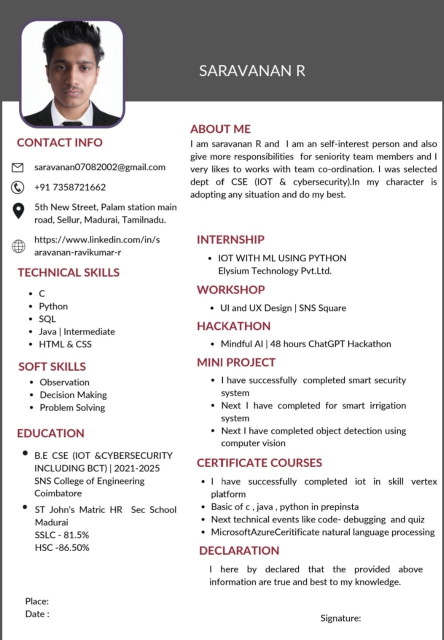
#> input picture saravanan .jpg, 887 x 1280 px, given in place of the camera (shown at 1/2 size)
$ python datacollectionoffacerecognition.py
#> lines starting #> are read from the running program, lines starting #| are printed output that depends on the picture; after the words box and inside, x2 and y2 are one past the last pixel; in counts of white or black regions, pixels touching at a corner belong together
import os
import cv2

# Initializing the algorithm of Haar Cascade frontal face
alg = "haarcascade_frontalface_default.xml"

# Loading the algorithm into the variable
haarcascade = cv2.CascadeClassifier(alg)

# Create a path for saving the image data
dataset = "D:/datacollection/saravanan"
folder_name = "myname"
path = os.path.join(dataset, folder_name)  # Creating a path for the folder

# Next, create a folder for a specific path
if not os.path.exists(path):  # Check if the folder is created or not in the specific path
    os.makedirs(path)  # Use os.makedirs to create the folder and any necessary parent folders

cap = cv2.VideoCapture(0)
count = 1

while count <= 51:
    _, img = cap.read()
#> img is the input picture: shape (1280, 887, 3); mean B, G, R 217, 216.8, 218.1
    print("count", count)
    gray_img = cv2.cvtColor(img, cv2.COLOR_BGR2GRAY)
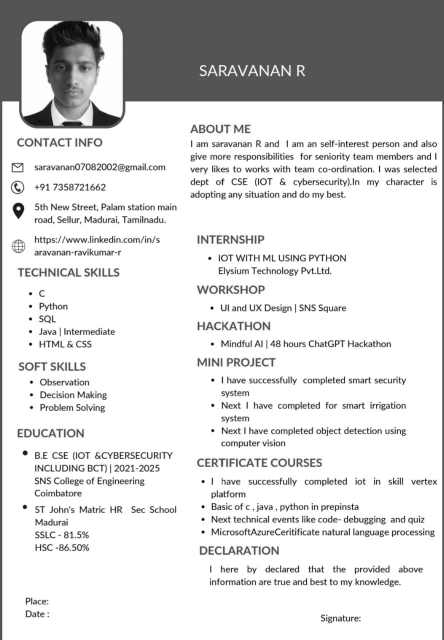
#> gray_img: shape (1280, 887) (shown at 1/2 size); min 0, max 255, mean 217.2
    faces = haarcascade.detectMultiScale(gray_img, 1.3, 4)
#> faces = [[82, 87, 125, 125]]

    for (x, y, w, h) in faces:
        cv2.rectangle(img, (x, y), (x + w, y + h), (0, 255, 0), 3)
        face = gray_img[y:y + h, x:x + w]
        face_resize = cv2.resize(face, (150, 160))
        cv2.imwrite(os.path.join(path, f'face_{count}.png'), face_resize)
#> this loop made 1 pass
#> pass 1, `face = gray_img[y:y + h, x:x + w]`:
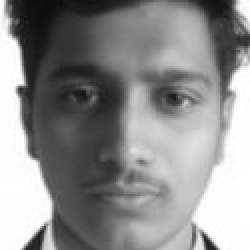
#> face: shape (125, 125) (shown 2 times larger); min 10, max 255, mean 141.3
#> pass 1, `face_resize = cv2.resize(face, (150, 160))`:
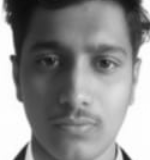
#> face_resize: shape (160, 150); min 10, max 255, mean 141.2
#> after the loop:
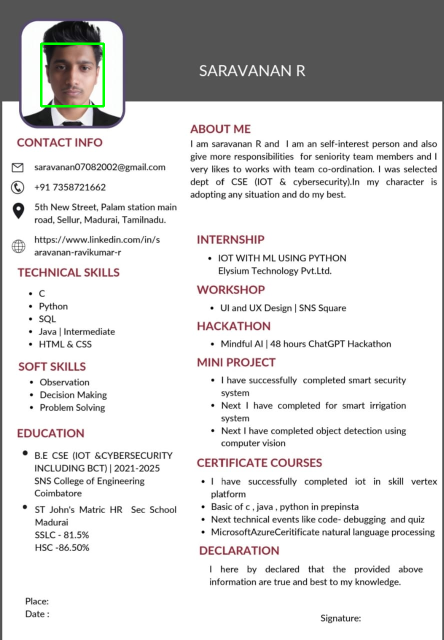
#> img: shape (1280, 887, 3) (shown at 1/2 size); 0.22% of pixels changed, all inside (x1, y1, x2, y2) = (80, 85, 210, 215)

    count += 1
    cv2.imshow('face', img)
    key = cv2.waitKey(10)
#> (key Esc is pressed here)

    if key == 27:
        break

cap.release()
cv2.destroyAllWindows()
